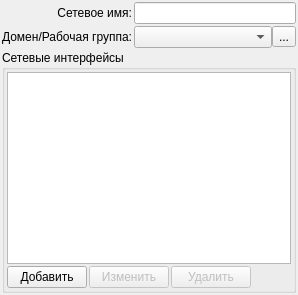
     <widget class="QWidget" name="network">
      <attribute name="title">
       <string>Сеть</string>
      </attribute>
      <layout class="QHBoxLayout" name="horizontalLayout_9">
       <property name="spacing">
        <number>2</number>
       </property>
       <property name="leftMargin">
        <number>2</number>
       </property>
       <property name="topMargin">
        <number>2</number>
       </property>
       <property name="rightMargin">
        <number>2</number>
       </property>
       <property name="bottomMargin">
        <number>2</number>
       </property>
       <item>
        <layout class="QVBoxLayout" name="verticalLayout_4">
         <item>
          <layout class="QGridLayout" name="gridLayout_2">
           <item row="0" column="0">
            <widget class="QLabel" name="label_14">
             <property name="text">
              <string>Сетевое имя:</string>
             </property>
             <property name="alignment">
              <set>Qt::AlignRight|Qt::AlignTrailing|Qt::AlignVCenter</set>
             </property>
            </widget>
           </item>
           <item row="0" column="1">
            <widget class="QLineEdit" name="networkName"/>
           </item>
           <item row="1" column="0">
            <widget class="QLabel" name="label_15">
             <property name="text">
              <string>Домен/Рабочая группа:</string>
             </property>
             <property name="alignment">
              <set>Qt::AlignRight|Qt::AlignTrailing|Qt::AlignVCenter</set>
             </property>
            </widget>
           </item>
           <item row="1" column="1">
            <layout class="QHBoxLayout" name="horizontalLayout_5">
             <property name="spacing">
              <number>0</number>
             </property>
             <item>
              <widget class="QComboBox" name="domainWg"/>
             </item>
             <item>
              <widget class="QToolButton" name="buttonEditDomainWg">
               <property name="text">
                <string>...</string>
               </property>
               <property name="icon">
                <iconset resource="../icons.qrc">
                 <normaloff>:/16x16/book/ico/book_open_16x16.png</normaloff>:/16x16/book/ico/book_open_16x16.png</iconset>
               </property>
              </widget>
             </item>
            </layout>
           </item>
          </layout>
         </item>
         <item>
          <layout class="QVBoxLayout" name="verticalLayout_5">
           <item>
            <widget class="QGroupBox" name="groupBox_3">
             <property name="title">
              <string>Сетевые интерфейсы</string>
             </property>
             <layout class="QVBoxLayout" name="verticalLayout_6">
              <property name="spacing">
               <number>2</number>
              </property>
              <property name="leftMargin">
               <number>2</number>
              </property>
              <property name="topMargin">
               <number>2</number>
              </property>
              <property name="rightMargin">
               <number>2</number>
              </property>
              <property name="bottomMargin">
               <number>2</number>
              </property>
              <item>
               <widget class="QTreeView" name="interfaceView">
                <property name="contextMenuPolicy">
                 <enum>Qt::CustomContextMenu</enum>
                </property>
                <property name="editTriggers">
                 <set>QAbstractItemView::NoEditTriggers</set>
                </property>
                <property name="alternatingRowColors">
                 <bool>true</bool>
                </property>
                <property name="rootIsDecorated">
                 <bool>false</bool>
                </property>
                <property name="itemsExpandable">
                 <bool>false</bool>
                </property>
                <property name="allColumnsShowFocus">
                 <bool>true</bool>
                </property>
               </widget>
              </item>
              <item>
               <layout class="QHBoxLayout" name="horizontalLayout_6">
                <property name="spacing">
                 <number>2</number>
                </property>
                <item>
                 <widget class="QPushButton" name="buttonAddInterface">
                  <property name="text">
                   <string>Добавить</string>
                  </property>
                  <property name="icon">
                   <iconset resource="../icons.qrc">
                    <normaloff>:/16x16/add/ico/edit_add_16x16.png</normaloff>:/16x16/add/ico/edit_add_16x16.png</iconset>
                  </property>
                 </widget>
                </item>
                <item>
                 <widget class="QPushButton" name="buttonChangeInterface">
                  <property name="enabled">
                   <bool>false</bool>
                  </property>
                  <property name="text">
                   <string>Изменить</string>
                  </property>
                  <property name="icon">
                   <iconset resource="../icons.qrc">
                    <normaloff>:/16x16/edit/ico/edit_16x16.png</normaloff>:/16x16/edit/ico/edit_16x16.png</iconset>
                  </property>
                 </widget>
                </item>
                <item>
                 <widget class="QPushButton" name="buttonDelInterface">
                  <property name="enabled">
                   <bool>false</bool>
                  </property>
                  <property name="text">
                   <string>Удалить</string>
                  </property>
                  <property name="icon">
                   <iconset resource="../icons.qrc">
                    <normaloff>:/16x16/cancelDel/ico/del_16x16.png</normaloff>:/16x16/cancelDel/ico/del_16x16.png</iconset>
                  </property>
                 </widget>
                </item>
                <item>
                 <spacer name="horizontalSpacer_2">
                  <property name="orientation">
                   <enum>Qt::Horizontal</enum>
                  </property>
                  <property name="sizeHint" stdset="0">
                   <size>
                    <width>40</width>
                    <height>20</height>
                   </size>
                  </property>
                 </spacer>
                </item>
               </layout>
              </item>
             </layout>
            </widget>
           </item>
          </layout>
         </item>
        </layout>
       </item>
      </layout>
     </widget>
